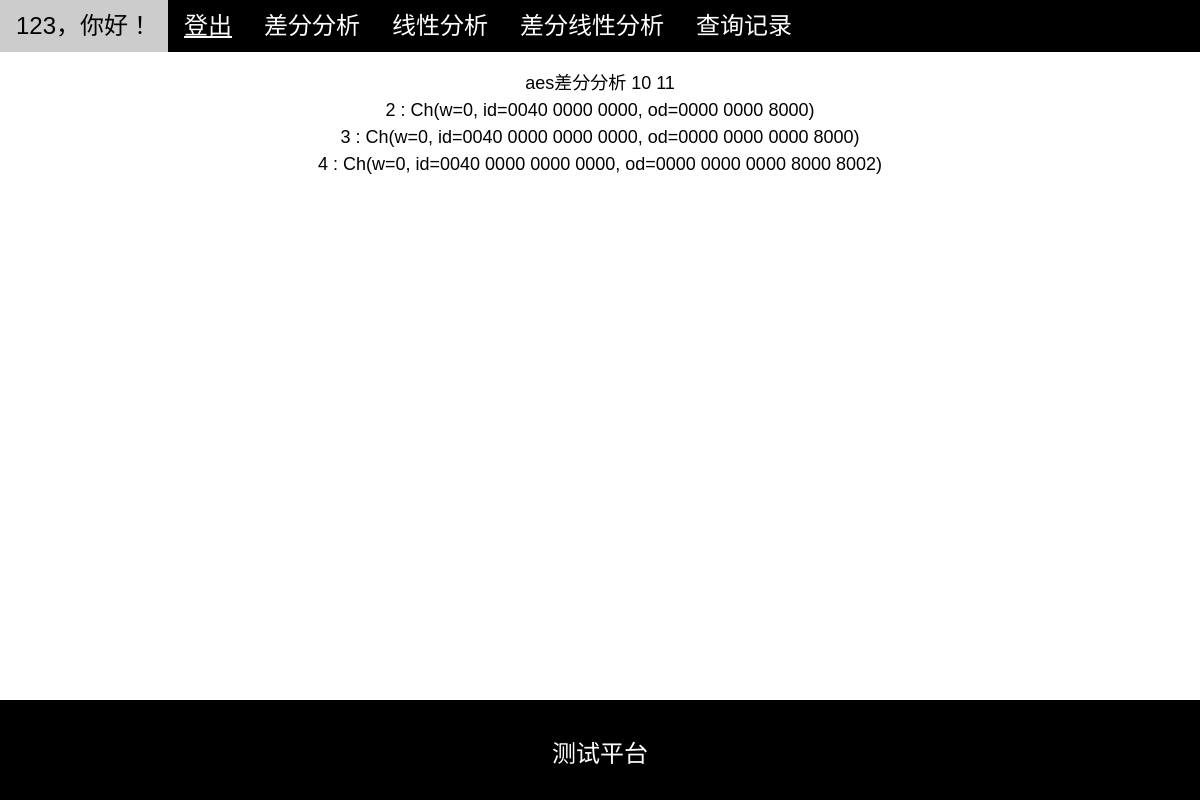
/history/1/ (signed in), run on an earlier commit of the app's database.
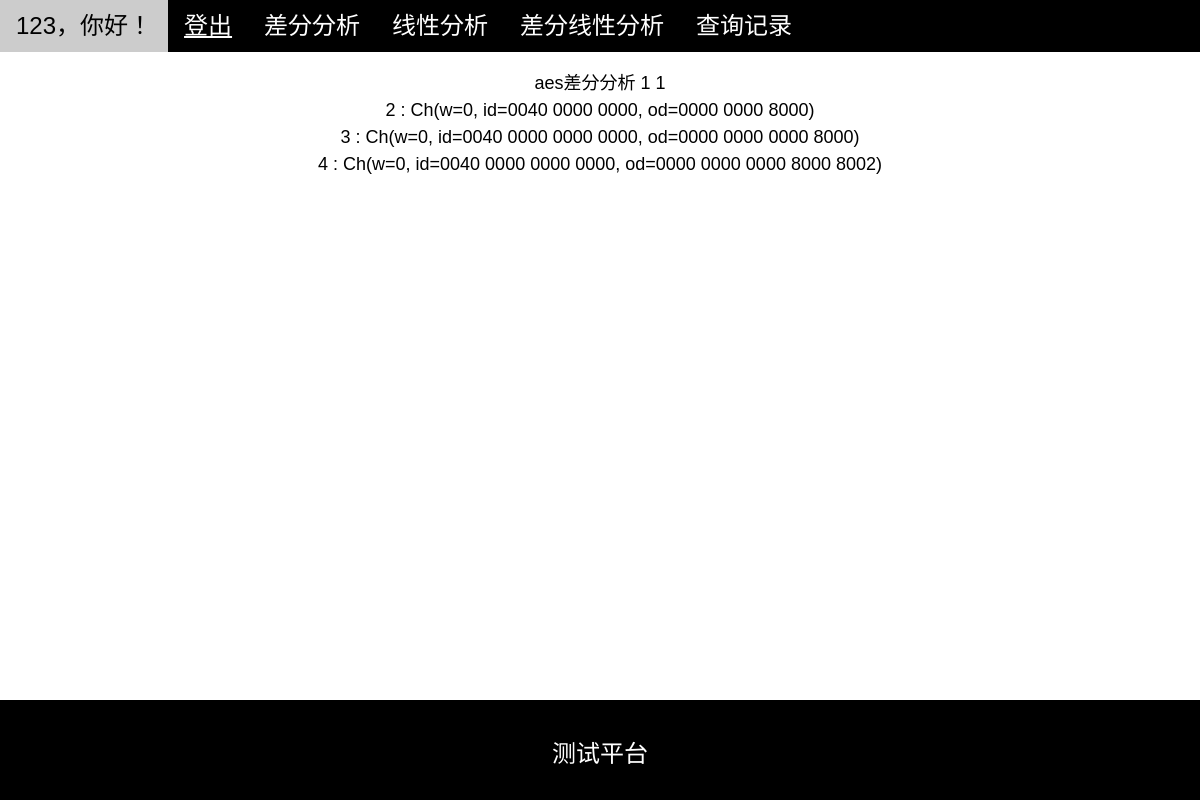
And on a later commit of the database.
### demo/models.py (models this page shows)
class MyModel(models.Model):
    string1 = models.CharField(max_length=10)
    string2 = models.CharField(max_length=10)
    create_time = models.DateTimeField(default = timezone.now)
    edit_time = models.DateTimeField(auto_now = True)
    result = models.TextField(null=True)

### demo/views.py (the view)
# urls.py: path('history/<int:id>/', views.history_detail_view, name='history_detail'),
def history_detail_view(request,id):
    if request.session.get('id') == None:
        return render(request, 'login.html')
    login_name = ''
    user = models.User.objects.get(id=request.session.get('id'))
    login_name = user.username
    record = MyModel.objects.all()[id-1]
    return render(request, 'history_detail.html', {'name':login_name,'record': record.result})

### templates/history_detail.html (shortened to what this page needs)
<!DOCTYPE html>
<html>
<head>
  <link rel="stylesheet" href="../../static/css/w3.css">
  <link rel="stylesheet" href="../../static/css/font-awesome.min.css">
</head>
<body>
  <div class="wrapper">
    <nav class="w3-bar w3-black w3-xlarge">
      <div class="w3-button w3-bar-item">{{ name }}，你好！</div>
      <div class="w3-button w3-bar-item"><a href="../../logout">登出</a></div>
      <a href="../../diff" class="w3-button w3-bar-item ">差分分析</a>
      <a href="../../linear" class="w3-button w3-bar-item">线性分析</a>
      <a href="../../difflinear" class="w3-button w3-bar-item">差分线性分析</a>
      <a href="../../history" class="w3-button w3-bar-item">查询记录</a>
    </nav>
    <section class="w3-container w3-center w3-content w3-large" style="max-width:1000px">
      <p>{{record|linebreaks}}</p>
    </section>
    <footer class="w3-container w3-padding-12 w3-center w3-black footer">
      <p class="w3-xlarge">
        测试平台
      </p>
  </div>
</body>
</html>

What changed in the data, as far as the page shows it:
changed MyModel: result "aes差分分析 10 11 2 : Ch(w=0, id=0040…" → "aes差分分析 1 1 2 : Ch(w=0, id=0040…"
